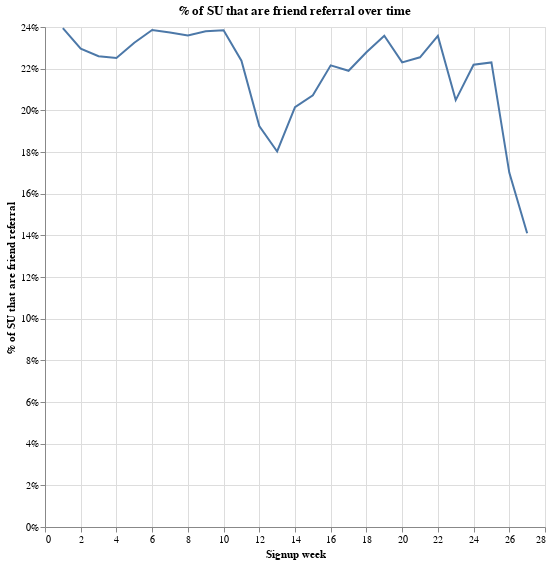

Source (notebook cell):
### Markdown cell above
The alarming thing is not that friend referrals went down but that they went down by much more than we expected. Below you see the % of SU that are friend referrals across time. The drop in the last two weeks exceeds the tested impact.

### Code cell
df = pd.read_csv("low_promo_code.csv")

# total signups daily.
df["user_created"] = pd.to_datetime(df["user_created"])
df = df.loc[df["user_created"] < pd.to_datetime("2020-07-05"), :]
df["user_created"] = pd.to_datetime(df["user_created"]).dt.week

df["referral"] = 0
df.loc[df["status"].isna() == False, "referral"] = 1
df = df.groupby(["user_created"])["referral"].agg("mean").reset_index()

alt.Chart(df).mark_line().encode(
    x=alt.X("user_created:Q", axis=alt.Axis(title="Signup week")),
    y=alt.Y(
        "referral:Q",
        axis=alt.Axis(title="% of SU that are friend referral", format="%"),
    ),
).properties(width=500, height=500, title="% of SU that are friend referral over time")

### Figure 1 — Vega-Lite specification as saved in the notebook (floating-point values rounded to 4 significant figures)
{"config": {"view": {"continuousWidth": 400, "continuousHeight": 300}}, "data": {"name": "data-e76a37eafae2788d34a1eb5cd6a79ec1"}, "mark": "line", "encoding": {"x": {"type": "quantitative", "axis": {"title": "Signup week"}, "field": "user_created"}, "y": {"type": "quantitative", "axis": {"format": "%", "title": "% of SU that are friend referral"}, "field": "referral"}}, "height": 500, "title": "% of SU that are friend referral over time", "width": 500, "$schema": "https://vega.github.io/schema/vega-lite/v4.0.2.json", "datasets": {"data-e76a37eafae2788d34a1eb5cd6a79ec1": [{"user_created": 1, "referral": 0.2395}, {"user_created": 2, "referral": 0.2296}, {"user_created": 3, "referral": 0.226}, {"user_created": 4, "referral": 0.2251}, {"user_created": 5, "referral": 0.2324}, {"user_created": 6, "referral": 0.2385}, {"user_created": 7, "referral": 0.2373}, {"user_created": 8, "referral": 0.2359}, {"user_created": 9, "referral": 0.2379}, {"user_created": 10, "referral": 0.2385}, {"user_created": 11, "referral": 0.2238}, {"user_created": 12, "referral": 0.1924}, {"user_created": 13, "referral": 0.1803}, {"user_created": 14, "referral": 0.2015}, {"user_created": 15, "referral": 0.2072}, {"user_created": 16, "referral": 0.2216}, {"user_created": 17, "referral": 0.219}, {"user_created": 18, "referral": 0.2279}, {"user_created": 19, "referral": 0.2358}, {"user_created": 20, "referral": 0.223}, {"user_created": 21, "referral": 0.2255}, {"user_created": 22, "referral": 0.2357}, {"user_created": 23, "referral": 0.2049}, {"user_created": 24, "referral": 0.2219}, {"user_created": 25, "referral": 0.223}, {"user_created": 26, "referral": 0.1701}, {"user_created": 27, "referral": 0.141}]}}
